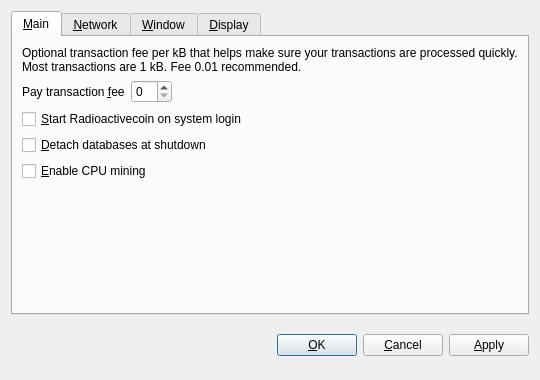
<?xml version="1.0" encoding="UTF-8"?>
<ui version="4.0">
 <class>OptionsDialog</class>
 <widget class="QDialog" name="OptionsDialog">
  <property name="geometry">
   <rect>
    <x>0</x>
    <y>0</y>
    <width>540</width>
    <height>380</height>
   </rect>
  </property>
  <property name="windowTitle">
   <string>Options</string>
  </property>
  <property name="modal">
   <bool>true</bool>
  </property>
  <layout class="QVBoxLayout" name="verticalLayout">
   <item>
    <widget class="QTabWidget" name="tabWidget">
     <property name="tabPosition">
      <enum>QTabWidget::North</enum>
     </property>
     <property name="currentIndex">
      <number>0</number>
     </property>
     <widget class="QWidget" name="tabMain">
      <attribute name="title">
       <string>&amp;Main</string>
      </attribute>
      <layout class="QVBoxLayout" name="verticalLayout_Main">
       <item>
        <widget class="QLabel" name="transactionFeeInfoLabel">
         <property name="text">
          <string>Optional transaction fee per kB that helps make sure your transactions are processed quickly. Most transactions are 1 kB. Fee 0.01 recommended.</string>
         </property>
         <property name="textFormat">
          <enum>Qt::PlainText</enum>
         </property>
         <property name="wordWrap">
          <bool>true</bool>
         </property>
        </widget>
       </item>
       <item>
        <layout class="QHBoxLayout" name="horizontalLayout_Main">
         <item>
          <widget class="QLabel" name="transactionFeeLabel">
           <property name="text">
            <string>Pay transaction &amp;fee</string>
           </property>
           <property name="textFormat">
            <enum>Qt::PlainText</enum>
           </property>
           <property name="buddy">
            <cstring>transactionFee</cstring>
           </property>
          </widget>
         </item>
         <item>
          <widget class="BitcoinAmountField" name="transactionFee"/>
         </item>
         <item>
          <spacer name="horizontalSpacer_Main">
           <property name="orientation">
            <enum>Qt::Horizontal</enum>
           </property>
           <property name="sizeHint" stdset="0">
            <size>
             <width>40</width>
             <height>20</height>
            </size>
           </property>
          </spacer>
         </item>
        </layout>
       </item>
       <item>
        <widget class="QCheckBox" name="bitcoinAtStartup">
         <property name="toolTip">
          <string>Automatically start Radioactivecoin after logging in to the system.</string>
         </property>
         <property name="text">
          <string>&amp;Start Radioactivecoin on system login</string>
         </property>
        </widget>
       </item>
       <item>
        <widget class="QCheckBox" name="detachDatabases">
         <property name="toolTip">
          <string>Detach block and address databases at shutdown. This means they can be moved to another data directory, but it slows down shutdown. The wallet is always detached.</string>
         </property>
         <property name="text">
          <string>&amp;Detach databases at shutdown</string>
         </property>
        </widget>
       </item>
       <item>
         <widget class="QCheckBox" name="cpuMining">
          <property name="toolTip">
           <string>Enable Proof-of-Work CPU mining (generating/minting) of RADCoins (NOT to be confused with Proof-of-Stake!).</string>
          </property>
          <property name="text">
           <string>&amp;Enable CPU mining</string>
          </property>
         </widget>
        </item>
        <item>
        <spacer name="verticalSpacer_Main">
         <property name="orientation">
          <enum>Qt::Vertical</enum>
         </property>
         <property name="sizeHint" stdset="0">
          <size>
           <width>20</width>
           <height>40</height>
          </size>
         </property>
        </spacer>
       </item>
      </layout>
     </widget>
     <widget class="QWidget" name="tabNetwork">
      <attribute name="title">
       <string>&amp;Network</string>
      </attribute>
      <layout class="QVBoxLayout" name="verticalLayout_Network">
       <item>
        <widget class="QCheckBox" name="mapPortUpnp">
         <property name="toolTip">
          <string>Automatically open the Radioactivecoin client port on the router. This only works when your router supports UPnP and it is enabled.</string>
         </property>
         <property name="text">
          <string>Map port using &amp;UPnP</string>
         </property>
        </widget>
       </item>
       <item>
        <widget class="QCheckBox" name="connectSocks">
         <property name="toolTip">
          <string>Connect to the Radioactivecoin network through a SOCKS proxy (e.g. when connecting through Tor).</string>
         </property>
         <property name="text">
          <string>&amp;Connect through SOCKS proxy:</string>
         </property>
        </widget>
       </item>
       <item>
        <layout class="QHBoxLayout" name="horizontalLayout_Network">
         <item>
          <widget class="QLabel" name="proxyIpLabel">
           <property name="text">
            <string>Proxy &amp;IP:</string>
           </property>
           <property name="textFormat">
            <enum>Qt::PlainText</enum>
           </property>
           <property name="buddy">
            <cstring>proxyIp</cstring>
           </property>
          </widget>
         </item>
         <item>
          <widget class="QValidatedLineEdit" name="proxyIp">
           <property name="maximumSize">
            <size>
             <width>140</width>
             <height>16777215</height>
            </size>
           </property>
           <property name="toolTip">
            <string>IP address of the proxy (e.g. 127.0.0.1)</string>
           </property>
          </widget>
         </item>
         <item>
          <widget class="QLabel" name="proxyPortLabel">
           <property name="text">
            <string>&amp;Port:</string>
           </property>
           <property name="textFormat">
            <enum>Qt::PlainText</enum>
           </property>
           <property name="buddy">
            <cstring>proxyPort</cstring>
           </property>
          </widget>
         </item>
         <item>
          <widget class="QLineEdit" name="proxyPort">
           <property name="maximumSize">
            <size>
             <width>55</width>
             <height>16777215</height>
            </size>
           </property>
           <property name="toolTip">
            <string>Port of the proxy (e.g. 9050)</string>
           </property>
          </widget>
         </item>
         <item>
          <widget class="QLabel" name="socksVersionLabel">
           <property name="text">
            <string>SOCKS &amp;Version:</string>
           </property>
           <property name="textFormat">
            <enum>Qt::PlainText</enum>
           </property>
           <property name="buddy">
            <cstring>socksVersion</cstring>
           </property>
          </widget>
         </item>
         <item>
          <widget class="QValueComboBox" name="socksVersion">
           <property name="toolTip">
            <string>SOCKS version of the proxy (e.g. 5)</string>
           </property>
          </widget>
         </item>
         <item>
          <spacer name="horizontalSpacer_Network">
           <property name="orientation">
            <enum>Qt::Horizontal</enum>
           </property>
           <property name="sizeHint" stdset="0">
            <size>
             <width>40</width>
             <height>20</height>
            </size>
           </property>
          </spacer>
         </item>
        </layout>
       </item>
       <item>
        <spacer name="verticalSpacer_Network">
         <property name="orientation">
          <enum>Qt::Vertical</enum>
         </property>
         <property name="sizeHint" stdset="0">
          <size>
           <width>20</width>
           <height>40</height>
          </size>
         </property>
        </spacer>
       </item>
      </layout>
     </widget>
     <widget class="QWidget" name="tabWindow">
      <attribute name="title">
       <string>&amp;Window</string>
      </attribute>
      <layout class="QVBoxLayout" name="verticalLayout_Window">
       <item>
        <widget class="QCheckBox" name="minimizeToTray">
         <property name="toolTip">
          <string>Show only a tray icon after minimizing the window.</string>
         </property>
         <property name="text">
          <string>&amp;Minimize to the tray instead of the taskbar</string>
         </property>
        </widget>
       </item>
       <item>
        <widget class="QCheckBox" name="minimizeOnClose">
         <property name="toolTip">
          <string>Minimize instead of exit the application when the window is closed. When this option is enabled, the application will be closed only after selecting Quit in the menu.</string>
         </property>
         <property name="text">
          <string>M&amp;inimize on close</string>
         </property>
        </widget>
       </item>
       <item>
        <spacer name="verticalSpacer_Window">
         <property name="orientation">
          <enum>Qt::Vertical</enum>
         </property>
         <property name="sizeHint" stdset="0">
          <size>
           <width>20</width>
           <height>40</height>
          </size>
         </property>
        </spacer>
       </item>
      </layout>
     </widget>
     <widget class="QWidget" name="tabDisplay">
      <attribute name="title">
       <string>&amp;Display</string>
      </attribute>
      <layout class="QVBoxLayout" name="verticalLayout_Display">
       <item>
        <layout class="QHBoxLayout" name="horizontalLayout_1_Display">
         <item>
          <widget class="QLabel" name="langLabel">
           <property name="text">
            <string>User Interface &amp;language:</string>
           </property>
           <property name="textFormat">
            <enum>Qt::PlainText</enum>
           </property>
           <property name="buddy">
            <cstring>lang</cstring>
           </property>
          </widget>
         </item>
         <item>
          <widget class="QValueComboBox" name="lang">
           <property name="toolTip">
            <string>The user interface language can be set here. This setting will take effect after restarting Radioactivecoin.</string>
           </property>
          </widget>
         </item>
        </layout>
       </item>
       <item>
        <layout class="QHBoxLayout" name="horizontalLayout_2_Display">
         <item>
          <widget class="QLabel" name="unitLabel">
           <property name="text">
            <string>&amp;Unit to show amounts in:</string>
           </property>
           <property name="textFormat">
            <enum>Qt::PlainText</enum>
           </property>
           <property name="buddy">
            <cstring>unit</cstring>
           </property>
          </widget>
         </item>
         <item>
          <widget class="QValueComboBox" name="unit">
           <property name="toolTip">
            <string>Choose the default subdivision unit to show in the interface and when sending coins.</string>
           </property>
          </widget>
         </item>
        </layout>
       </item>
       <item>
        <widget class="QCheckBox" name="displayAddresses">
         <property name="toolTip">
          <string>Whether to show Radioactivecoin addresses in the transaction list or not.</string>
         </property>
         <property name="text">
          <string>&amp;Display addresses in transaction list</string>
         </property>
        </widget>
       </item>
       <item>
        <spacer name="verticalSpacer_Display">
         <property name="orientation">
          <enum>Qt::Vertical</enum>
         </property>
         <property name="sizeHint" stdset="0">
          <size>
           <width>20</width>
           <height>40</height>
          </size>
         </property>
        </spacer>
       </item>
      </layout>
     </widget>
    </widget>
   </item>
   <item>
    <layout class="QHBoxLayout" name="horizontalLayout_Buttons">
     <item>
      <spacer name="horizontalSpacer_1">
       <property name="orientation">
        <enum>Qt::Horizontal</enum>
       </property>
       <property name="sizeHint" stdset="0">
        <size>
         <width>40</width>
         <height>48</height>
        </size>
       </property>
      </spacer>
     </item>
     <item>
      <widget class="QLabel" name="statusLabel">
       <property name="font">
        <font>
         <weight>75</weight>
         <bold>true</bold>
        </font>
       </property>
       <property name="text">
        <string/>
       </property>
       <property name="textFormat">
        <enum>Qt::PlainText</enum>
       </property>
       <property name="wordWrap">
        <bool>true</bool>
       </property>
      </widget>
     </item>
     <item>
      <spacer name="horizontalSpacer_2">
       <property name="orientation">
        <enum>Qt::Horizontal</enum>
       </property>
       <property name="sizeHint" stdset="0">
        <size>
         <width>40</width>
         <height>48</height>
        </size>
       </property>
      </spacer>
     </item>
     <item>
      <widget class="QPushButton" name="okButton">
       <property name="text">
        <string>&amp;OK</string>
       </property>
      </widget>
     </item>
     <item>
      <widget class="QPushButton" name="cancelButton">
       <property name="text">
        <string>&amp;Cancel</string>
       </property>
       <property name="autoDefault">
        <bool>false</bool>
       </property>
      </widget>
     </item>
     <item>
      <widget class="QPushButton" name="applyButton">
       <property name="text">
        <string>&amp;Apply</string>
       </property>
       <property name="autoDefault">
        <bool>false</bool>
       </property>
      </widget>
     </item>
    </layout>
   </item>
  </layout>
 </widget>
 <customwidgets>
  <customwidget>
   <class>BitcoinAmountField</class>
   <extends>QSpinBox</extends>
   <header>bitcoinamountfield.h</header>
  </customwidget>
  <customwidget>
   <class>QValueComboBox</class>
   <extends>QComboBox</extends>
   <header>qvaluecombobox.h</header>
  </customwidget>
  <customwidget>
   <class>QValidatedLineEdit</class>
   <extends>QLineEdit</extends>
   <header>qvalidatedlineedit.h</header>
  </customwidget>
 </customwidgets>
 <resources/>
 <connections/>
</ui>
